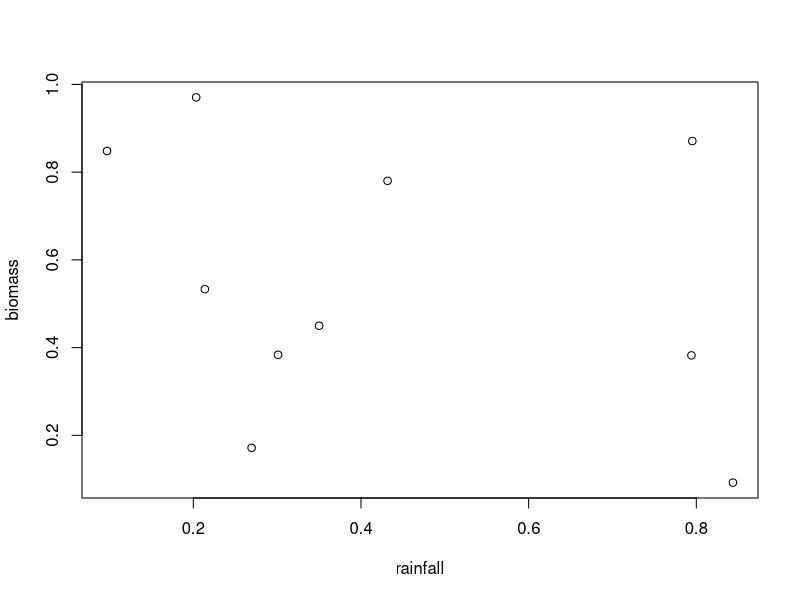

Reproduce this figure in R.
# Description of script content
# Really put some detail in here
# 2.2.21 DATE is a must
# modified ... whenever to include blah (also helpful)
# ISR

rainfall <- runif(10) # total rainfall
biomass <- runif(10)
head(biomass)
print(rainfall)
head(rainfall)
plot(x = rainfall, y = biomass)
